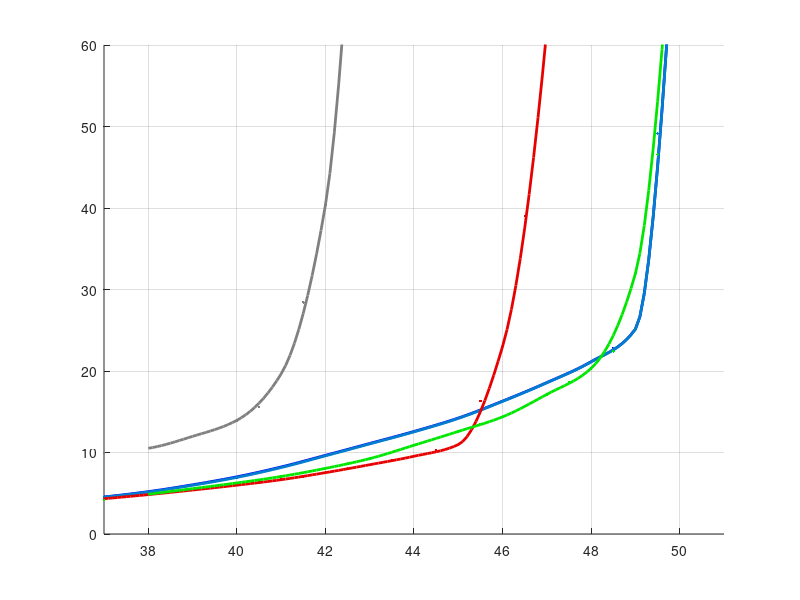

Write the MATLAB code that produced this figure.

load('Stat_JS.mat', 'StatFile_JS');

clear SFS;
j1 = 0; j2 = 0; j3 = 0; j4 = 0; j5 = 0; j6 = 0; j7 = 0; j8 = 0; j9 = 0; j10 = 0;
for i = 1:StatFile_JS.len_JS

    if StatFile_JS.NArgMax(i) > 0
        j1 = j1+ 1;
        SFS.JS_ArgMax(j1) = StatFile_JS.JS(i);
        SFS.EArgMax(j1) = StatFile_JS.ArgMax(i) / StatFile_JS.NArgMax(i);
    end
    
    if StatFile_JS.NMean(i) > 0
        j2 = j2 + 1;
        SFS.JS_Mean(j2) = StatFile_JS.JS(i);
        SFS.EMean(j2) = StatFile_JS.Mean(i) / StatFile_JS.NMean(i);
    end
    
    if StatFile_JS.NKalm2_w0(i) > 0
        j7 = j7 + 1;
        SFS.JS_Kalm2_w0(j7) = StatFile_JS.JS(i);
        SFS.EKalm2_w0(j7) = StatFile_JS.Kalm2_w0(i) / StatFile_JS.NKalm2_w0(i);
    end       
    
    if StatFile_JS.NBigKalm2_w0(i) > 0
        j8 = j8 + 1;
        SFS.JS_BigKalm2_w0(j8) = StatFile_JS.JS(i);
        SFS.EBigKalm2_w0(j8) = StatFile_JS.BigKalm2_w0(i) / StatFile_JS.NBigKalm2_w0(i);
    end       

    if StatFile_JS.NK2PLL(i) > 0
        j9 = j9 + 1;
        SFS.JS_K2PLL(j9) = StatFile_JS.JS(i);
        SFS.EK2PLL(j9) = StatFile_JS.K2PLL(i) / StatFile_JS.NK2PLL(i);
    end    

end

Profile = 1;

if Profile == 1
    

    JS_ArgMax1 = [30:43]; EArgMax = interp1(SFS.JS_ArgMax, SFS.EArgMax*360, JS_ArgMax1, 'cubic');
    JS_ArgMax = 28:0.1:43; EArgMax = interp1(JS_ArgMax1, EArgMax, JS_ArgMax, 'cubic');
    
  
    JS_Mean1 = [30:43]; EMean = interp1(SFS.JS_Mean, SFS.EMean*360, JS_Mean1, 'cubic');
    JS_Mean = 28:0.1:43; EMean = interp1(JS_Mean1, EMean, JS_Mean, 'cubic');

%     SFS.EBigKalm2_w0(1) = SFS.EBigKalm2_w0(1) * 0.8;
    JS_BigKalm2_w01 = [30:43]; EBigKalm2_w0 = interp1(SFS.JS_BigKalm2_w0, SFS.EBigKalm2_w0*360, JS_BigKalm2_w01, 'cubic');
    JS_BigKalm2_w0 = 30:0.1:43; EBigKalm2_w0 = interp1(JS_BigKalm2_w01, EBigKalm2_w0, JS_BigKalm2_w0, 'cubic'); 
    
%     SFS.EKalm2_w0(end-3) = SFS.EKalm2_w0(end-3)*0.85;
    JS_Kalm2_w01 = [28:43]; EKalm2_w0 = interp1(SFS.JS_Kalm2_w0, SFS.EKalm2_w0*360, JS_Kalm2_w01, 'cubic');
    JS_Kalm2_w0 = 28:0.1:43; EKalm2_w0 = interp1(JS_Kalm2_w01, EKalm2_w0, JS_Kalm2_w0, 'cubic');       
    
    JS_K2PLL1 = [28:40]; EK2PLL = interp1(SFS.JS_K2PLL, SFS.EK2PLL*360, JS_K2PLL1, 'cubic');
    JS_K2PLL = 28:0.1:43; EK2PLL = interp1(JS_K2PLL1, EK2PLL, JS_K2PLL, 'cubic');    
end


figure(1); 
cla
hold on
p = plot(SFS.JS_ArgMax+7, SFS.EArgMax*360, '.', JS_ArgMax+7, EArgMax, 'LineWidth', 2);  set(p, 'Color', [0, 0, 1]);
p = plot(SFS.JS_Mean+7, SFS.EMean*360, '.', JS_Mean+7, EMean,  'LineWidth', 2); set(p, 'Color', [0.0, 0.5, 0.8]);
p = plot(SFS.JS_BigKalm2_w0+7, SFS.EBigKalm2_w0*360, '.', JS_BigKalm2_w0+7, EBigKalm2_w0, 'LineWidth', 2); set(p, 'Color', [0.9, 0, 0]);
p = plot(SFS.JS_Kalm2_w0+7, SFS.EKalm2_w0*360, '.', JS_Kalm2_w0+7, EKalm2_w0, 'LineWidth', 2); set(p, 'Color', [0, 0.9, 0]);
p = plot(SFS.JS_K2PLL+7, SFS.EK2PLL*360, '.', JS_K2PLL+7, EK2PLL, 'LineWidth', 2); set(p, 'Color', [0.5, 0.5, 0.5]);
hold off

% ylabel('RMS error of phase difference, deg') 
% xlabel('J/S, dB')
% ylim([0 0.15]);
ylim([0 60]);
xlim([30 44]+7)
% legend( 'ArgMax', 'Mean', 'Quazioptimal', 'Simplified', 'Reference');
grid on

pos = get(gcf, 'Position');
pos(3) =   560 *1.3;
set(gcf, 'Position', pos);